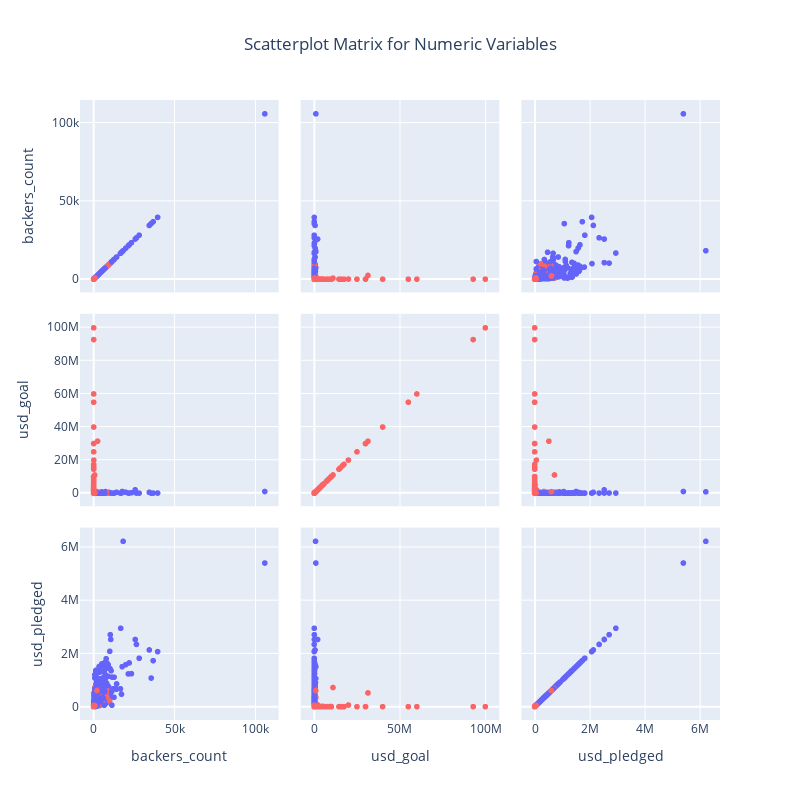

Notebook code for this chart:
### Markdown cell above
## Visualize splom plot for the numeric variables

### Code cell
fig = go.Figure()
fig.add_trace(
    go.Splom(
        dimensions=[
            dict(
                label="backers_count",
                values=kickstarter_numeric_df["backers_count"],
            ),
            dict(label="usd_goal", values=kickstarter_numeric_df["usd_goal"]),
            dict(
                label="usd_pledged",
                values=kickstarter_numeric_df["usd_pledged"],
            ),
        ],
        text=[
            "Failed" if val == 0 else "Successful"
            for val in kickstarter_numeric_df["SuccessfulBool"]
        ],
        marker=dict(
            color=kickstarter_numeric_df["SuccessfulBool"],
            colorscale=[[0, "rgb(251, 100, 100)"], [1, "rgb(100, 100, 251)"]],
        ),
        customdata=kickstarter_numeric_df["SuccessfulBool"],
        hovertemplate="<b>backers_count</b>:"
        + "%{x}<br><b>usd_goal</b>:"
        + "%{y}<br><b>usd_pledged</b>:"
        + "%{z}<br><b>Successful</b>:"
        + "%{customdata}",
    )
)
fig.update_layout(
    title="Scatterplot Matrix for Numeric Variables",
    title_x=0.5,
    width=800,
    height=800,
)
fig.show()

### Figure 1 — Plotly figure (JSON) as saved in the notebook; plotly's stock layout.template omitted (floating-point values rounded to 4 significant figures; data arrays with more than 128 entries replaced by an {"elided": "..."} marker saying what was removed)
{"data": [{"customdata": {"elided": "20632 int values"}, "dimensions": [{"label": "backers_count", "values": {"elided": "20632 int values"}}, {"label": "usd_goal", "values": {"elided": "20632 float values"}}, {"label": "usd_pledged", "values": {"elided": "20632 float values"}}], "hovertemplate": "<b>backers_count</b>:%{x}<br><b>usd_goal</b>:%{y}<br><b>usd_pledged</b>:%{z}<br><b>Successful</b>:%{customdata}", "marker": {"color": {"elided": "20632 int values"}, "colorscale": [[0, "rgb(251, 100, 100)"], [1, "rgb(100, 100, 251)"]]}, "text": {"elided": "20632 str values"}, "type": "splom"}], "layout": {"height": 800, "title": {"text": "Scatterplot Matrix for Numeric Variables", "x": 0.5}, "width": 800}}
